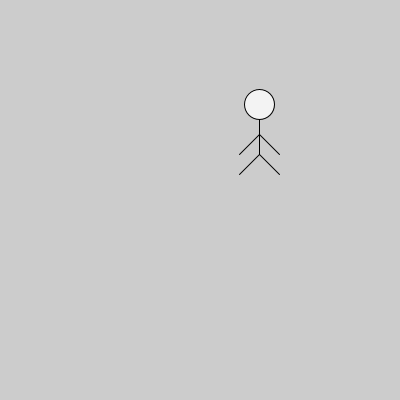
Frame 1 (no input)
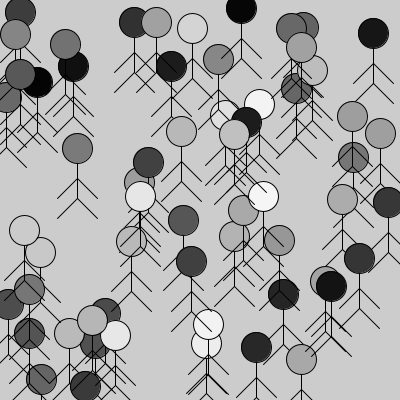
Frame 60 (the mouse pressed at the canvas centre just before this capture)
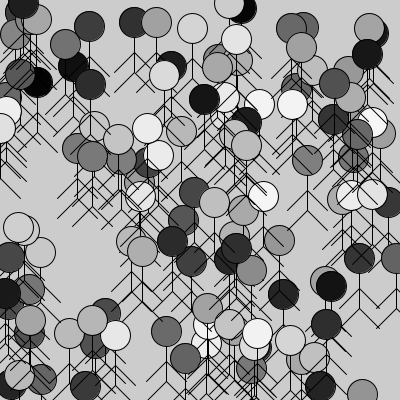
Frame 120 (the mouse held since frame 60 and released just before this capture)

The Processing sketch that drew these frames (run headless with seeded random() and noise(); from frame 60 on, the mouse is pressed at the canvas centre):

// Processing sketch: persona_parametros_random_pos_color
// ── persona_parametros_random_pos_color.pde
int contador = 1000000;

void setup() {
  size(400, 400);
}

void draw() {
  if(contador > 0){
    dibujarStickman(
      round(random(400)),
      round(random(400)),
      round(random(255))
    );
    contador--;
  }
}

// ── funciones.pde
void dibujarStickman(int posX, int posY, int miColor) {
  line(posX, posY, posX, posY+50); //Cuerpo
  fill(miColor);
  ellipse(posX, posY, 30, 30); //Cabeza
  line(posX, posY+50, posX+20, posY+70); //Pierna Izq
  line(posX, posY+50, posX-20, posY+70); //Pierna Der
  line(posX, posY+30, posX+20, posY+50); //Mano Izq
  line(posX, posY+30, posX-20, posY+50); //Mano Der
}
